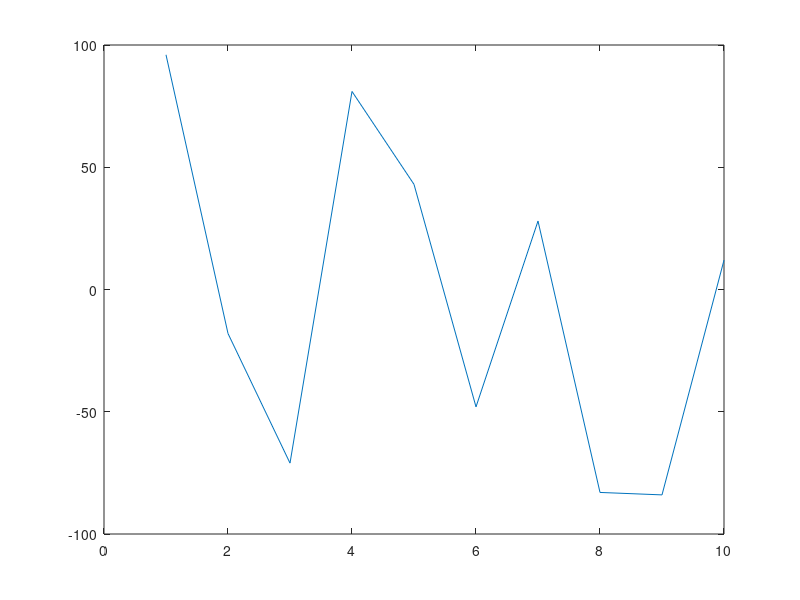

Here is the MATLAB script that generated this plot:




a = randn(10,10);

a = randi([-100,100],10,10);



%access information in a matrix

a(2,3)


a(4,:)


a(3:8,:)


a([2,5,6],:)


%take the second row and plot it
b = a(2,:);
figure;plot(b);

%swap the rows
a([2,8],:) = a([8,2],:);


%change information
a = -a;

%change all the positive values to zero

%option one

for j = 1:10
    for k = 1:10
        if a(j,k) > 0
            a(j,k) = 0;
        end
    end
end

%option two

a(a>0) = 0;


%many others, e.g., sorting, transposing, transformations, etc...

